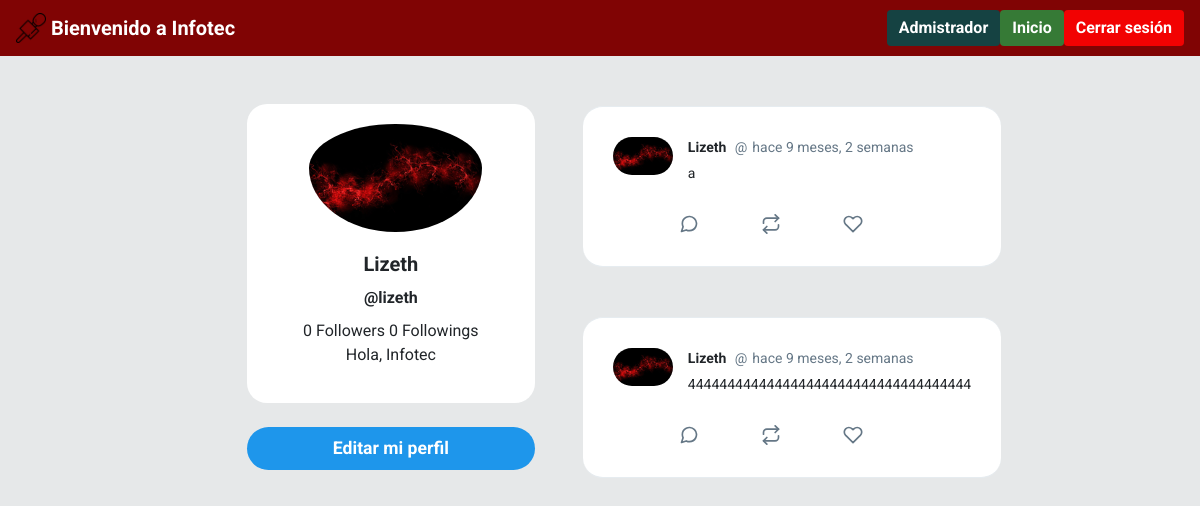
The app's page /profile/lizeth/ with its own data.
### controlador/models.py (models this page shows, shortened)
class Profile(models.Model):
	shared_body = models.TextField(blank=True, null=True)
	shared_user = models.ForeignKey(User, on_delete=models.CASCADE, null=True, blank=True, related_name='+')
	user = models.OneToOneField(User, on_delete=models.CASCADE)
	bio = models.CharField(default='Hola, estoy usando Infotec', max_length=100)
	image = models.ImageField(default='descarga.png')
	def following(self):
		user_ids = Relationship.objects.filter(from_user=self.user)\
									.values_list('to_user_id', flat=True)
		return User.objects.filter(id__in=user_ids)
	def followers(self):
		user_ids = Relationship.objects.filter(to_user=self.user)\
									.values_list('from_user_id', flat=True)
		return User.objects.filter(id__in=user_ids)

class Post(models.Model):
	timestamp = models.DateTimeField(default=timezone.now)
	content = models.TextField()
	user = models.ForeignKey(User, on_delete=models.CASCADE, related_name='posts')
	class Meta:
		ordering = ['-timestamp']

### controlador/views.py (the view)
# urls.py: path('profile/<str:username>/', views.profile, name='profile'),
def profile(request, username):
    user = User.objects.get(username=username)
    posts = user.posts.all()
    context = {'user':user, 'posts':posts}
    return render(request, 'twitter/profile.html', context)

### controlador/templates/twitter/profile.html (shortened to what this page needs)
{% extends 'twitter/layout.html' %}
{% load humanize %}
{% block content %}
<div id="main" class="container-fluid d-flex">
    <div class="sidebar m-5 d-none d-md-block">
        <div class="">
            <div class="card " style="width: 18rem; text-align:center;border-radius: 20px;">
                <img class="card-img-top rounded-circle"
                    style="width:60%; position: relative;left: 62px;padding-top: 20px;" src="{{ user.profile.image.url }}"
                    alt="Card image cap">
                <div class="card-body">
                    <h5 class="card-title font-weight-bold">{{ user.first_name }}</h5>
                    <h6 class="card-title font-weight-bold">@{{ user }}</h6>
                    {{ user.profile.followers.count }} Followers
                    {{ user.profile.following.count }} Followings
                    <p class="card-text">{{ user.profile.bio }}</p>
                </div>
            </div>
            <a href="{% url 'editar' %}" id="addATweetLeft" type="button"
                style="border-radius: 30px; font-size: 1.1rem; font-weight:bold;"
                class="btn btn-lg btn-block mt-4 text-white ">Editar mi perfil</a>
        </div>
    </div>
    <div class="content">
        {% for post in posts %}
        <div id="tweetCards">
            <div class="tweet-wrap" style="border-radius:20px">
                <div class="tweet-header">
                    <img src="{{ user.profile.image.url }}" alt="" class="avator">
                    <div class="tweet-header-info">
                        {{ post.user.first_name }} <span>@{{ post.users }}</span><span>{{ post.timestamp|naturaltime }}
                        </span>
                        <p>{{ post.content }}</p>
                    </div>
                </div>
                <div class="tweet-info-counts">
                    <div class="comments">
                        <button style="background: white; border: none;">
                        </button>
                    </div>
                    <div class="retweets">
                        <button style="background: white; border: none;">
                        </button>
                    </div>
                    <div class="likes">
                        <button style="background: white; border: none;">
                        </button>
                    </div>
                </div>
            </div>
        </div>
        {% endfor %}
    </div>
{% endblock content %}

### controlador/templates/twitter/layout.html (shortened to what this page needs)
{% load static %}
<!DOCTYPE html>
<html lang="en">
<head>
    <link rel="stylesheet" href="https://stackpath.bootstrapcdn.com/bootstrap/4.4.1/css/bootstrap.min.css">
    <link href="https://stackpath.bootstrapcdn.com/font-awesome/4.7.0/css/font-awesome.min.css" rel="stylesheet">
    <link rel="stylesheet" type="text/css" href="{% static 'css/style.css' %}">
</head>
<body>
    <div class="container-fluid" style="padding: 0;">
        <nav class="navbar navbar-expand-lg navbar-light" style="background-color: #800404;">
            <a class="navbar-brand"  style="color: white;" href="#">
                <img src="{% static 'img/88141.png' %}" width="30" height="30" class="d-inline-block align-top"
                    alt="">
                Bienvenido a Infotec
            </a>
            <div class="collapse navbar-collapse" id="navbarSupportedContent">
                <a href="{% url 'admin:index' %}." class="btn text-white my-2 my-sm-0" type="submit" style="background-color: #154242;" >Admistrador</a>
                <a href="{% url 'home' %}" class="btn text-white my-2 my-sm-0" type="submit" style="background-color: #367a36;" >Inicio</a>
                <a href="{% url 'logout' %}" class="btn text-white my-2 my-sm-0" type="submit" style="background-color: #f20202;" >Cerrar sesión</a>
            </div>
        </nav>
    </div>
    {% block content %}{% endblock content %}
</body>
</html>

### controlador/static/css/style.css (style rules this page uses)
body { background: #E6E8E9; ; font-family: 'Asap', sans-serif; font-family: 'Roboto', sans-serif; }
img { max-width: 100%; }
.navbar { background-color: #1E96EB ; }
.navbar-brand { font-weight: bold; }
.avator { border-radius: 100px; width: 60px; margin-right: 15px; }
.card { border: none; }
#main { justify-content: center; }
.tweet-wrap { max-width: 490px; background: #fff; margin: 0 auto; margin-top: 50px; border-radius: 3px; padding: 30px; border-bottom: 1px solid #e6ecf0; border-top: 1px solid #e6ecf0; }
.tweet-header { display: flex; align-items: flex-start; font-size: 14px; }
.tweet-header-info { font-weight: bold; }
.tweet-header-info span { color: #657786; font-weight: normal; margin-left: 5px; }
.tweet-header-info p { font-weight: normal; margin-top: 5px; }
.tweet-info-counts { display: flex; margin-left: 60px; margin-top: 10px; }
.tweet-info-counts div { display: flex; margin-right: 20px; }
.tweet-info-counts div svg { color: #657786; margin-right: 10px; }
.btn { background-color: #1E96EB ; border-style: none; font-weight: bold; color: white; }
a:link { color: #1E96EB ; text-decoration: none; }

### records on screen
Post: profile.image (picture), user.first_name "Lizeth", timestamp "hace 9 meses, 2 semanas", content "a"
Post: profile.image (picture), user.first_name "Lizeth", timestamp "hace 9 meses, 2 semanas", content "444444444444444444444444444444444444"

### other values on screen
{{ user.first_name }} "Lizeth"
{{ user }} "lizeth"
{{ user.profile.followers.count }} "0"
{{ user.profile.following.count }} "0"
{{ user.profile.bio }} "Hola, Infotec"
